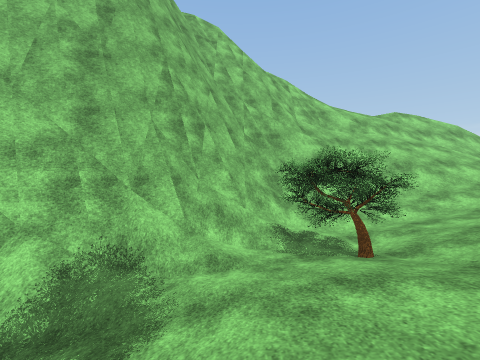
view 1 (above)

24 first-person views from a walk through a scene from a Unity 3-D project. The camera is 1.5 m above the floor, tilts 2° down and sees 90° across. The floor is counted in squares, 2 m on a side. Each view is taken from the middle of a square. On the plan, view 1 faces up. The plan holds only what a view shows up to about 9 squares ahead; the rest is blank. The place goes on beyond the plan. Some animated figures are not drawn. Some surface patterns are stand-ins.

view 2
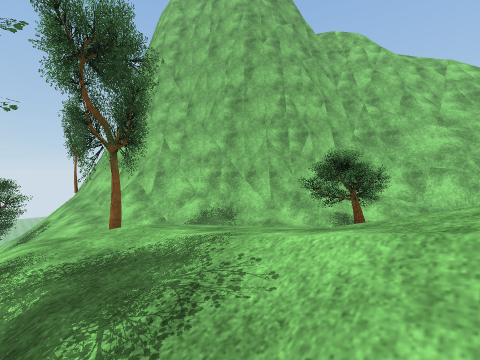

view 3
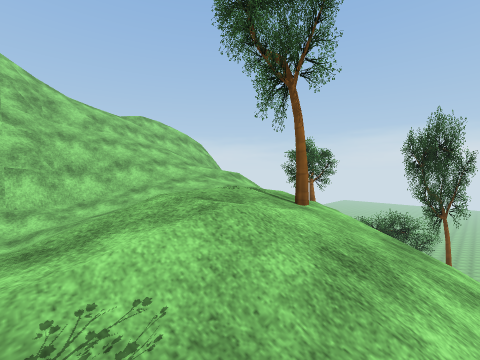

view 4
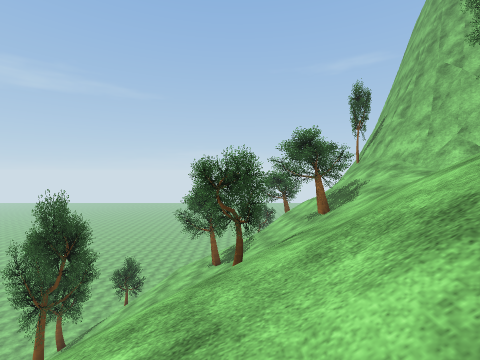

view 5
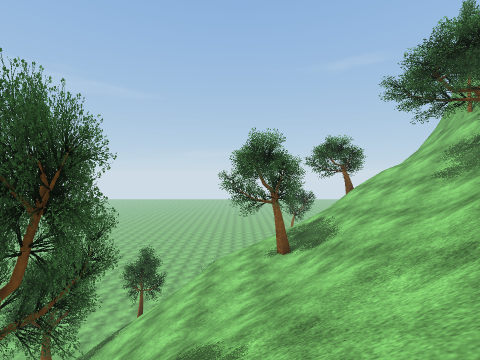

view 6
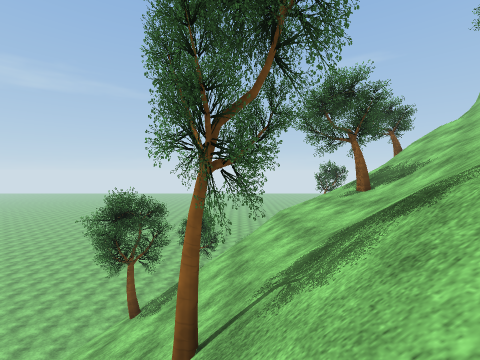

view 7
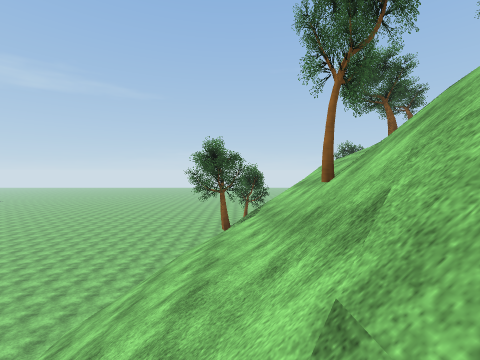

view 8
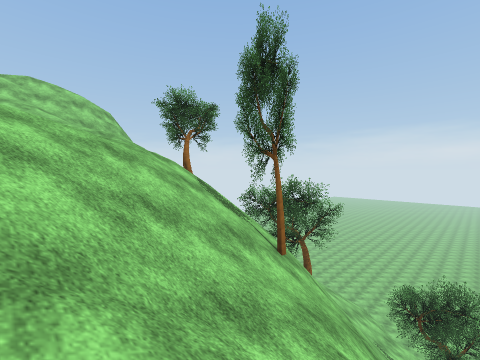

view 9
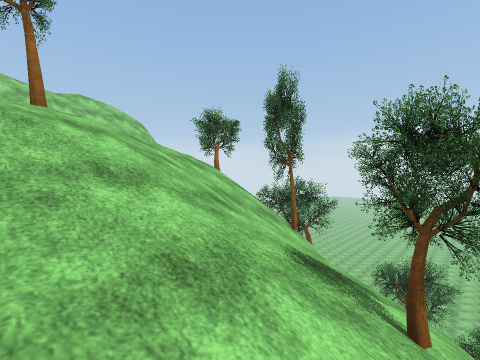

view 10
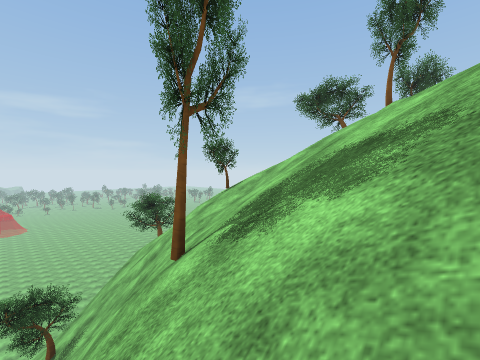

view 11
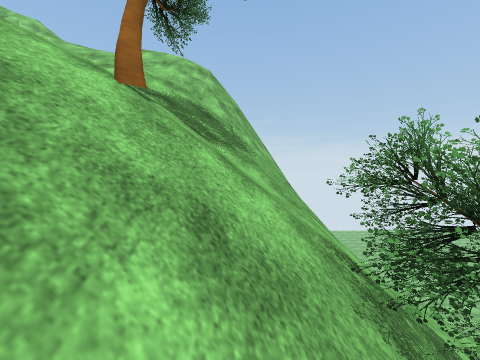

view 12
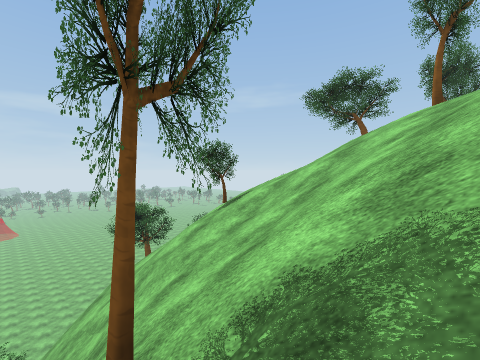

view 13
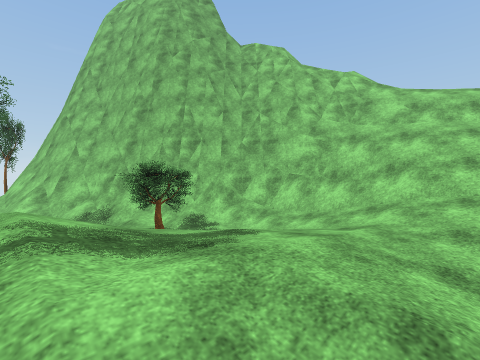

view 14
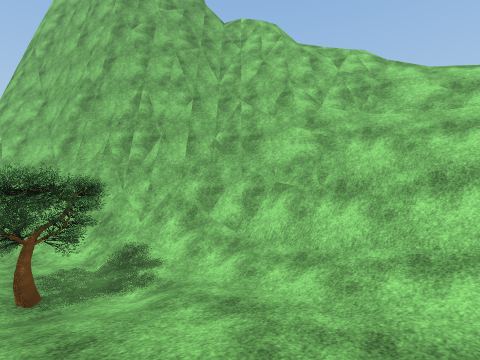

view 15
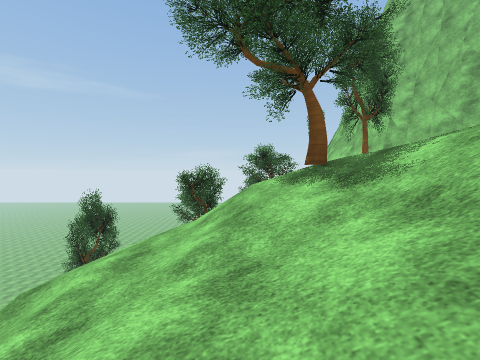

view 16
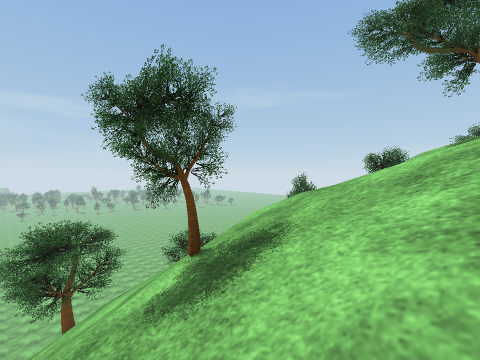

view 17
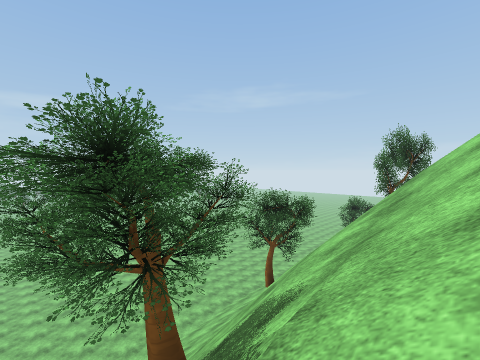

view 18
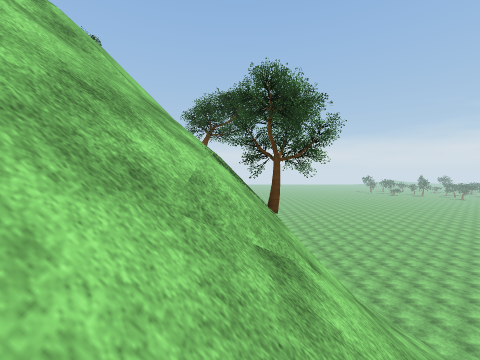

view 19
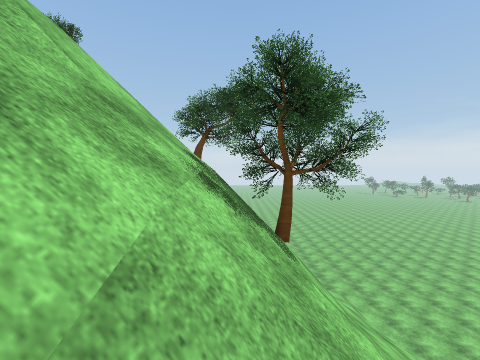

view 20
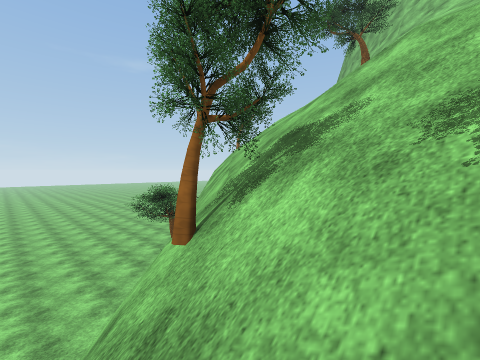

view 21
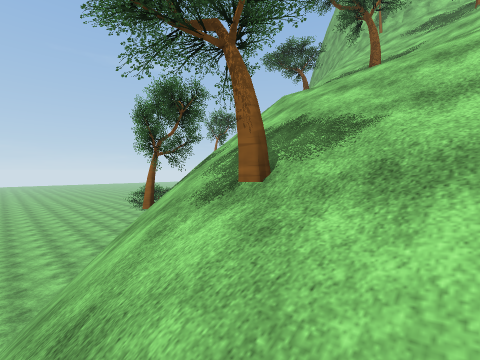

view 22
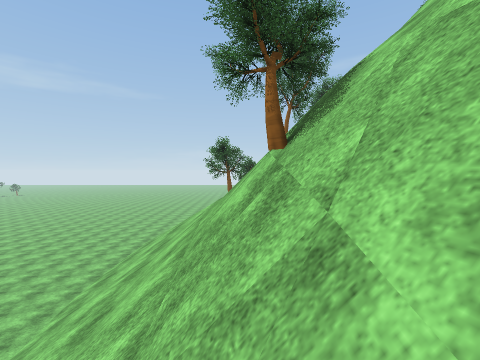

view 23
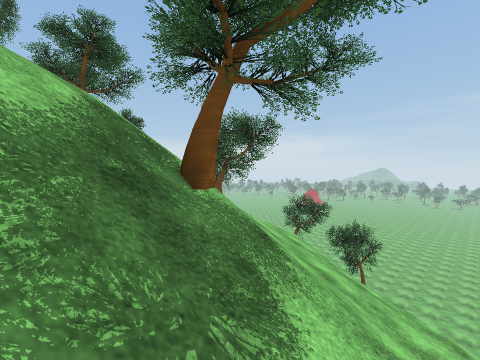

view 24
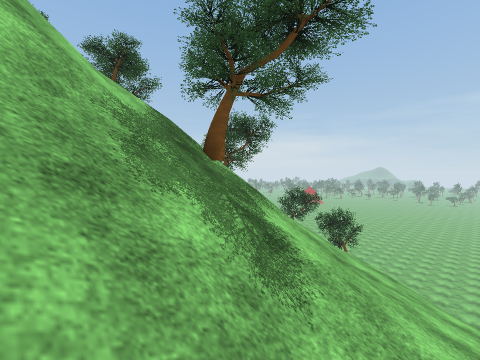

### Floor plan
Key: @ floor where view 1 was taken; # wall or solid block; . main floor; : floor 16.75 m higher than the main floor; + floor 17.75 m higher than the main floor; * floor 18.5 m higher than the main floor; % floor 19.25 m higher than the main floor; & floor 20 m higher than the main floor; $ floor 25.75 m higher than the main floor; / step, stairs or slope; = window, fence, low wall or low ledge; v drop or lower ground; T tree.
Columns run from 16 left of view 1 to 12 right of it. Each row starts with its distance up from view 1.
 11                 #/==/$$
 10                 =####/////vvv
  9                   ###/////v##
  8                   #//////=#=#
  7                 ###//////   #
  6                ###=////////v#
  5               ###/**%%%&////#
  4              ###/+T/%%% %/T//
  3            ####/*TT/%%%  /T/T
  2       #######=++/%//%&%/////T
  1   //#######=//#//%%&T///////T
  0   ///////////+ T@%///////Tvvv
 -1   ///T////TT// //%////////v #
 -2   ///////////////T////////#
 -3   //////////////////+///=v#
 -4   ////////////T///:///T/#=TT
 -5   ///////T////////// //////
 -6   v///////////////////// v
 -7 .T v/////////// /##///TT
 -8 ..  v////////T////// TT##=
 -9 ...  #TT////////=#####
-10 ....  T//T////////##//
-11 ..... v//////////////
-12 ......==////////////////
-13             ////////=  //
-14                        ..

Where each view was taken, in squares from view 1:
view 1: 0 up, 0 right, facing up
view 2: 1 down, 3 right, facing up-left
view 3: 1 down, 2 right, facing up-right
view 4: 4 down, 2 right, facing left
view 5: 6 down, 1 left, facing left
view 6: 8 down, 1 left, facing left
view 7: 10 down, 1 right, facing left
view 8: 3 down, 6 right, facing up-right
view 9: 4 down, 4 right, facing up-right
view 10: 2 up, 11 right, facing down-left
view 11: 1 up, 11 right, facing up
view 12: 1 up, 10 right, facing down-left
view 13: 1 up, 6 right, facing up-left
view 14: 3 up, 5 right, facing up-left
view 15: 3 down, 5 right, facing left
view 16: 2 down, 7 right, facing down-left
view 17: 6 down, 7 right, facing down-left
view 18: 9 down, 2 left, facing right
view 19: 9 down, 1 left, facing right
view 20: 11 down, 8 left, facing up-left
view 21: 12 down, 5 left, facing up-left
view 22: 10 down, 5 right, facing left
view 23: 0 up, 13 left, facing down-right
view 24: 1 up, 14 left, facing down-right
